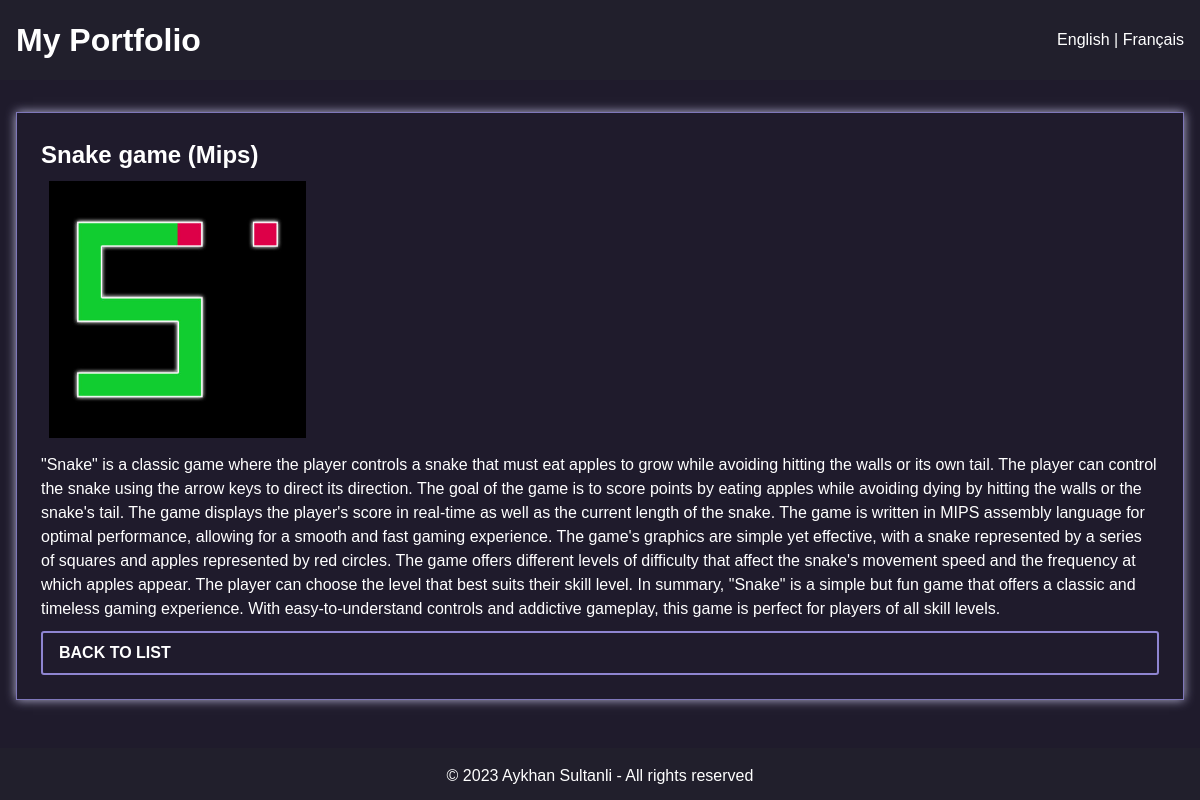
The app's page /project.php?id=1&lang=en with its own data.
### tables this page shows
CREATE TABLE `Projects` (
  `projectId` int NOT NULL,
  `Name` varchar(255) NOT NULL,
  `description_fr` text NOT NULL,
  `Photo` varchar(255) NOT NULL,
  `FullDescription` text,
  `description_en` text NOT NULL,
  `FullDescription_en` text NOT NULL
);

### lang/en_version.php (called while the page is built)
<?php
return [
    'lang' => 'en',
    'charset' => 'UTF-8',
    'viewport' => 'width=device-width, initial-scale=1.0',
    'title' => 'My Portfolio',
    'presentation' => 'Presentation',
    'welcome' => 'Welcome to my site! I am a passionate web developer who loves to create modern and functional websites.',
    'projects' => 'Projects',
    'name' => 'Name',
    'description' => 'FullDescription_en',
    'learn_more' => 'Learn more',
    'contact' => 'Contact',
    'footer' => 'Aykhan Sultanli - All rights reserved',
    'header' => 'My Portfolio',
    'linkedin' => 'LinkedIn Profile',
    'back_to_list' => 'Back to List',
    'name' => 'Name',
    'Email' => 'Email',
    'message' => 'Message',
    'send' => 'Send',
];

### project.php (the view, shortened to what this page needs)
<?php
$host = 'localhost';
$dbname = 'Projects';
$username = 'root';
$password = 'sikiminbashi';
$id = isset($_GET['id']) ? $_GET['id'] : '';
$language = 'en';
if ($language === 'fr') {
    $language_vars = include 'lang/fr_version.php';
} else {
    $language_vars = include 'lang/en_version.php';
}
try {
    $pdo = new PDO("mysql:host=$host;dbname=$dbname", $username, $password);
    $pdo->setAttribute(PDO::ATTR_ERRMODE, PDO::ERRMODE_EXCEPTION);
    $desc_col = $language === 'en' ? 'FullDescription_en' : 'FullDescription';
    $stmt = $pdo->prepare("SELECT *, $desc_col FROM Projects WHERE projectId = ?");
    $stmt->execute([$id]);
    $project = $stmt->fetch();
} catch (PDOException $e) {
    echo "Connection failed: " . $e->getMessage();
    die();
}
?>
<!DOCTYPE html>
<html lang="<?php echo $language_vars['lang']; ?>">
<head>
    <link rel="stylesheet" href="css/style-project.css">
</head>
<body>
<header>
    <h1><?php echo $language_vars['header']; ?></h1>
    <div id="lang-selection">
        <a href="?id=<?php echo $id; ?>&lang=en">English</a> | <a href="?id=<?php echo $id; ?>&lang=fr">Français</a>
    </div>
</header>
    <main>
        <section id="project-details">
            <div class="project">
                <h2><?php echo $project[$language_vars['name']]; ?></h2>
                <img src="<?php echo $project['Photo']; ?>" alt="<?php echo $project[$language_vars['name']]; ?>">
                <p><?php echo $project[$desc_col]; ?></p>
                <a href="index.php"><?php echo $language_vars['back_to_list']; ?></a>
            </div>
        </section>
    </main>
    <footer>
        <p>&copy; 2023 <?php echo $language_vars['footer']; ?></p>
    </footer>
</body>
</html>

### css/style-project.css (style rules this page uses)
* { box-sizing: border-box; margin: 0; padding: 0; }
body { font-family: sans-serif; line-height: 1.5; background-color: #1f1b2c; color: #fff; }
h1, h2, h3, h4, h5, h6 { font-weight: bold; }
a { color: #fff; text-decoration: none; }
header { background-color: #211f2c; color: #fff; padding: 1rem; display: flex; justify-content: space-between; align-items: center; }
main { max-width: 1200px; margin: 2rem auto; padding: 0 1rem; color: #fff; }
section { margin-bottom: 2rem; }
.project { border: 1px solid #7e77ba; padding: 1.5rem; margin-bottom: 3rem; box-shadow: 0px 0px 10px #b8b5d7; transition: transform 0.2s ease-in-out; }
.project img { max-width: 23%; height: auto; margin: 0.5rem; }
.project p { font-size: 16px; line-height: 1.5; margin: 0; }
.project a { display: block; margin-top: 10px; font-weight: bold; color: #fff; border: 2px solid #8e85d1; padding: 0.5rem 1rem; border-radius: 3px; text-transform: uppercase; transition: background-color 0.2s ease-in-out, color 0.2s ease-in-out; }
footer { background-color: #211f2c; color: #fff; text-align: center; padding: 1rem; }

### records on screen
projects: Name "Snake game (Mips)", Photo (picture), FullDescription_en "\"Snake\" is a classic game where the player controls a snake that must eat apples to grow while avoiding hitting the walls or its own tail. The player can control the snake using the arrow keys to direct its direction. The goal of the game is to score points by eating apples while avoiding dying by hitting the walls or the snake's tail. The game displays the player's score in real-time as well as the current length of the snake. The game is written in MIPS assembly language for optimal performance, allowing for a smooth and fast gaming experience. The game's graphics are simple yet effective, with a snake represented by a series of squares and apples represented by red circles. The game…"

### other values on screen
$language_vars['header'] "My Portfolio"
$language_vars['back_to_list'] "BACK TO LIST"
$language_vars['footer'] "Aykhan Sultanli - All rights reserved"
